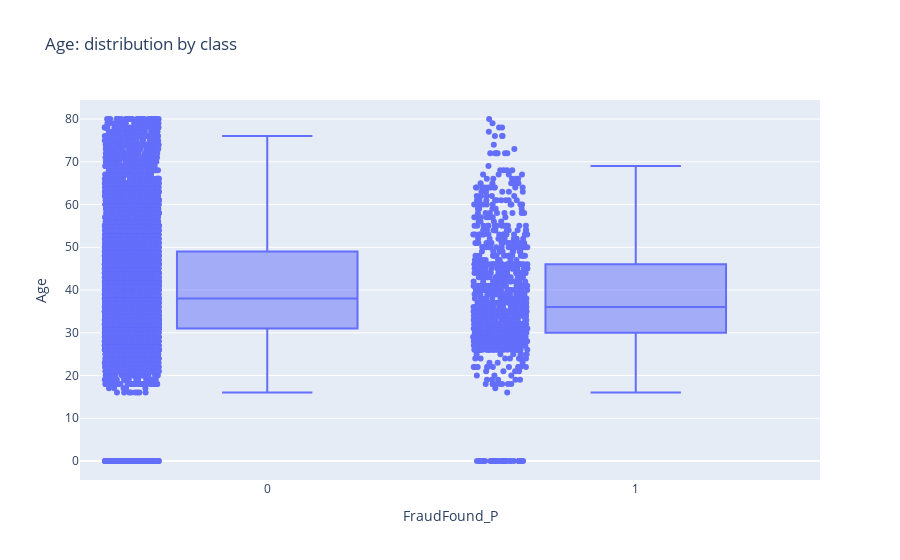

The notebook cell this image was saved under:
### Code cell
# Another possibility to use which is boxplot

feature = "Age"
px.box(df, x="FraudFound_P", y=feature, points="all",
       title=f"{feature}: distribution by class").show()

### Figure 1 — Plotly figure (JSON) as saved in the notebook; plotly's stock layout.template omitted (floating-point values rounded to 4 significant figures; data arrays with more than 128 entries replaced by an {"elided": "..."} marker saying what was removed)
{"data": [{"alignmentgroup": "True", "boxpoints": "all", "hovertemplate": "FraudFound_P=%{x}<br>Age=%{y}<extra></extra>", "legendgroup": "", "marker": {"color": "#636efa"}, "name": "", "notched": false, "offsetgroup": "", "orientation": "v", "showlegend": false, "type": "box", "x": {"elided": "15419 int values"}, "x0": " ", "xaxis": "x", "y": {"elided": "15419 int values"}, "y0": " ", "yaxis": "y"}], "layout": {"boxmode": "group", "legend": {"tracegroupgap": 0}, "title": {"text": "Age: distribution by class"}, "xaxis": {"anchor": "y", "domain": [0, 1], "title": {"text": "FraudFound_P"}}, "yaxis": {"anchor": "x", "domain": [0, 1], "title": {"text": "Age"}}}}
